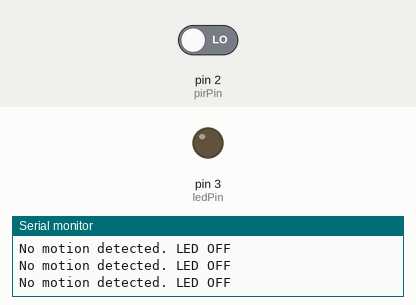
Simulated run of this sketch. Board: Arduino Uno, built with avr-gcc and run on an emulated ATmega328P. Shown: output pins drawn as LEDs (lit = HIGH), the last lines printed to the serial monitor. The test bench sets the inputs (shaded band); at power-on: pin 2 (pirPin) LOW.

Above: at 1.8 s.
1.9 s: pin 2 (pirPin) driven HIGH
At 3.2 s:
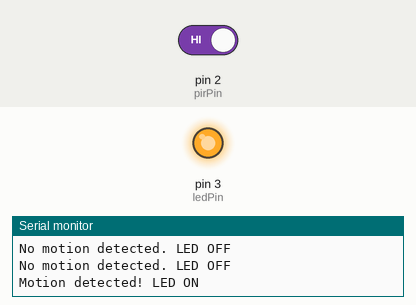
3.5 s: pin 2 (pirPin) driven LOW
At 5.2 s:
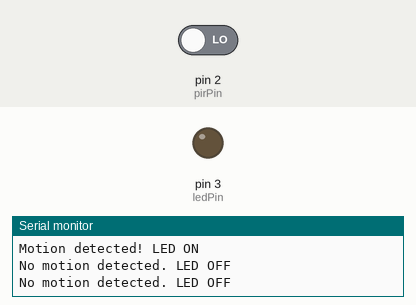
Timing chart, 0 to 6.7 s (numbered marks = the images above; inputs shaded):
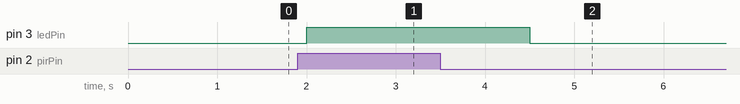

Measured:
- after the input at 1.9 s, pin 3 (ledPin): LOW → HIGH after 0.10 s
- after the input at 3.5 s, pin 3 (ledPin): HIGH → LOW after 1.0 s

The sketch:

sketch_oct22a.ino
```cpp
// Define the pin numbers
const int pirPin = 2;     // PIR motion sensor output pin
const int ledPin = 3;     // LED pin

void setup() {
  // Initialize the PIR sensor pin as input
  pinMode(pirPin, INPUT);

  // Initialize the LED pin as output
  pinMode(ledPin, OUTPUT);

  // Start serial communication for debugging (optional)
  Serial.begin(9600);
}

void loop() {
  // Read the PIR sensor output
  int motionDetected = digitalRead(pirPin);

  if (motionDetected == HIGH) {
    // Motion detected
    digitalWrite(ledPin, HIGH); // Turn on the LED
    Serial.println("Motion detected! LED ON");
    delay(2000); // Keep LED on for 2 seconds
  } else {
    // No motion detected
    digitalWrite(ledPin, LOW);  // Turn off the LED
    Serial.println("No motion detected. LED OFF");
  }

  // Small delay to avoid overwhelming the serial monitor
  delay(500); // Check every 500 ms
}
```
